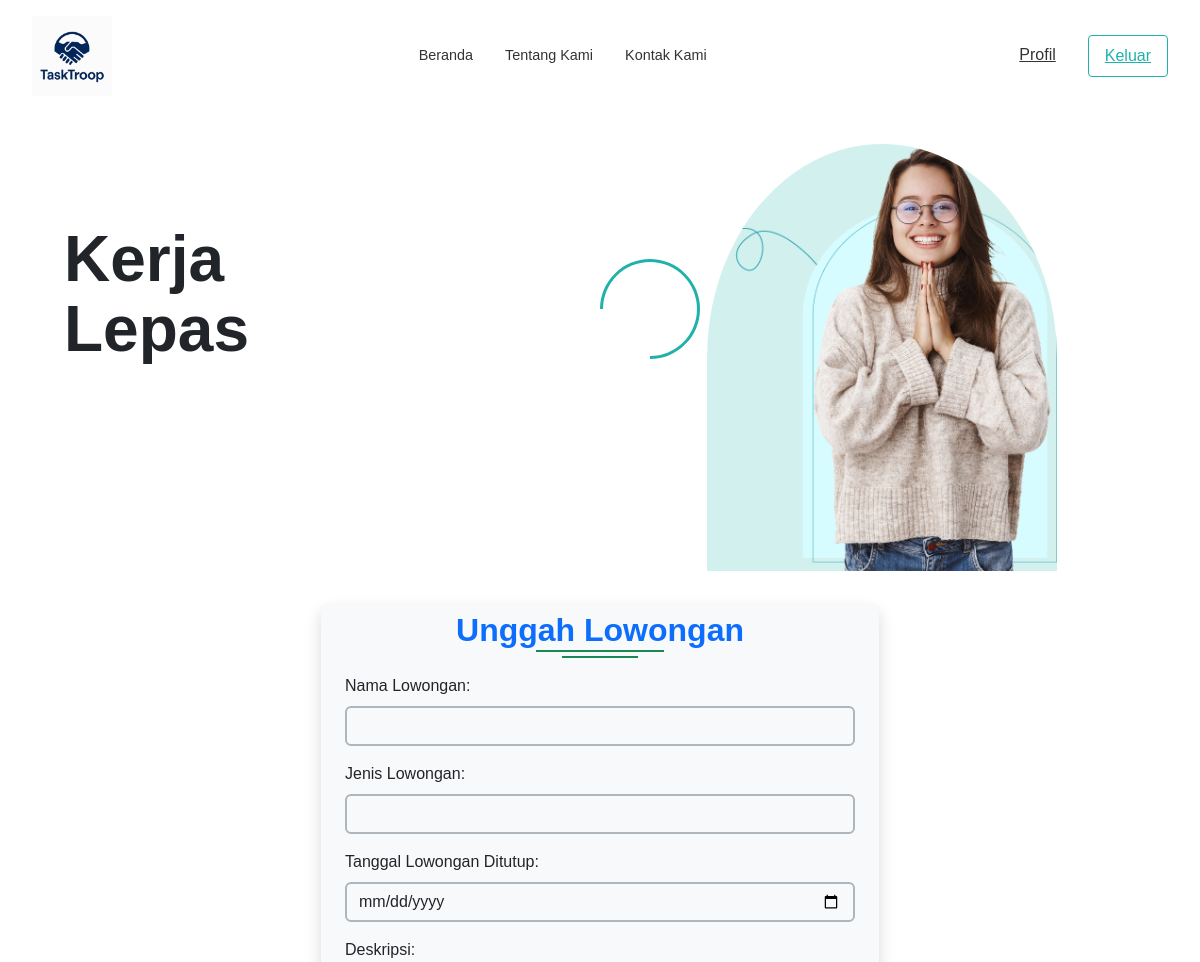
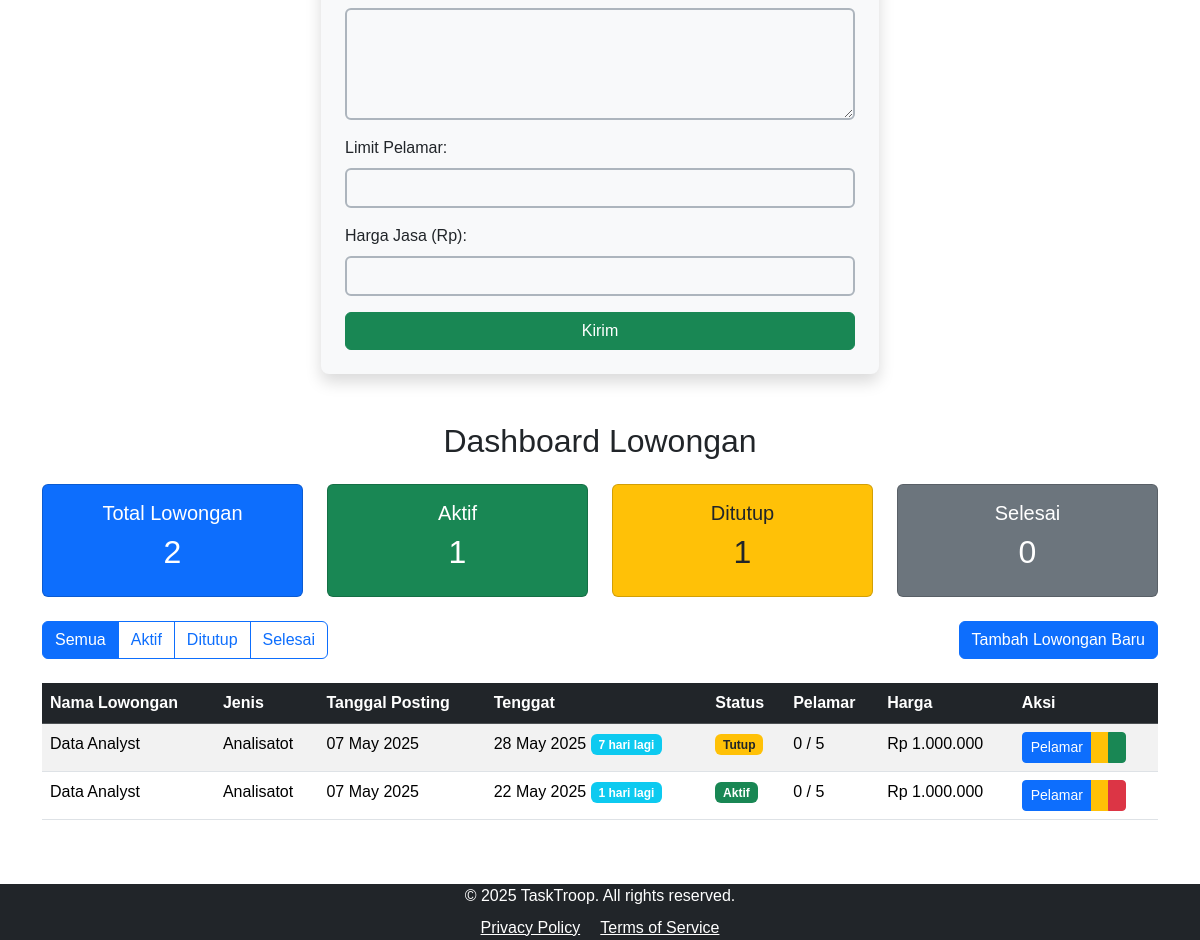
/index_poster.php (signed in), run on the app's committed database (2 pictures, top to bottom).
### tables this page shows
CREATE TABLE `lowongan` (
  `id_lowongan` bigint(20) UNSIGNED NOT NULL,
  `user_id` bigint(20) UNSIGNED NOT NULL,
  `jenis_lowongan` varchar(100) DEFAULT NULL,
  `nama_lowongan` varchar(255) DEFAULT NULL,
  `deskripsi` text DEFAULT NULL,
  `tanggal_unggah` datetime DEFAULT NULL,
  `tanggal_tutup` datetime DEFAULT NULL,
  `status_lowongan` varchar(50) DEFAULT NULL,
  `limit_pelamar` int(11) DEFAULT NULL,
  `jumlah_pelamar` int(11) DEFAULT 0,
  `harga_jasa` decimal(12,2) DEFAULT NULL,
  `created_at` timestamp NOT NULL DEFAULT current_timestamp(),
  `updated_at` timestamp NOT NULL DEFAULT current_timestamp() ON UPDATE current_timestamp()
);

### index_poster.php (the view, shortened to what this page needs)
<?php
include 'connection_db.php';
$status_filter = isset($_GET['status']) ? $_GET['status'] : 'all';
$status_condition = "";
$sql = "SELECT id_lowongan, nama_lowongan, jenis_lowongan, tanggal_unggah, tanggal_tutup,
               status_lowongan, limit_pelamar, jumlah_pelamar, harga_jasa
        FROM lowongan
        WHERE user_id = ? $status_condition
        ORDER BY tanggal_unggah DESC";
$stmt = $conn->prepare($sql);
$stmt->bind_param("i", $_SESSION['user_id']);
$stmt->execute();
$result = $stmt->get_result();
$total_lowongan = $result->num_rows;
$sql_stats = "SELECT status_lowongan, COUNT(*) as status_count
              FROM lowongan
              WHERE user_id = ?
              GROUP BY status_lowongan";
$stmt_stats = $conn->prepare($sql_stats);
$stmt_stats->bind_param("i", $_SESSION['user_id']);
$stmt_stats->execute();
$result_stats = $stmt_stats->get_result();
$status_counts = [
    'aktif' => 0,
    'tutup' => 0,
    'selesai' => 0
];
while ($stat = $result_stats->fetch_assoc()) {
    $status_counts[$stat['status_lowongan']] = $stat['status_count'];
}
function formatRupiah($angka) {
    return 'Rp ' . number_format($angka, 0, ',', '.');
}
function formatTanggal($tanggal) {
    $date = new DateTime($tanggal);
    return $date->format('d M Y');
}
function hitungSisaHari($tanggal_tutup) {
    $sekarang = new DateTime();
    $tutup = new DateTime($tanggal_tutup);
    $selisih = $sekarang->diff($tutup);
    return $selisih->days . ' hari lagi';
}
?>
<!DOCTYPE html>
<html lang="en">
<head>
  <link href="https://cdn.jsdelivr.net/npm/bootstrap@5.3.2/dist/css/bootstrap.min.css" rel="stylesheet">
</head>
<body>
  <nav class="navbar">
    <div class="nav-logo">
      <img src="asset/img/logo1.png" alt="Logo">
    </div>
    <div class="nav-links">
      <a href="index_poster.php">Beranda</a>
      <a href="about3.php">Tentang Kami</a>
      <a href="contact.php">Kontak Kami</a>
    </div>
    <div class="nav-buttons">
      <a href="profil_poster.php" class="profil">Profil</a>
      <a href="logout.php" class="keluar">Keluar</a>
    </div>
  </nav>
  <div class="hero">
    <div class="hero-content">
      <h1 class="hero-title">Kerja<br>Lepas</h1>
      <div class="swirl"></div>
    </div>
    <div class="hero-image">
      <img src="asset/img/smilling.png" alt="Orang Tersenyum">
    </div>
  </div>
<section class="container mx-auto row">
  <div class="bg-light col-12 col-md-6 mx-auto shadow p-2 px-4 rounded-3" id="form-lowongan">
    <h2 class="text-center fw-semibold text-primary p-0 m-0">Unggah Lowongan</h2>
    <div class="w-100 mb-1">
      <div class="border-success border-2 w-25 border-top mx-auto"></div>
    </div>
    <div class="w-100 mb-3">
      <div class="border-success border-2 border-top mx-auto" style="width:15%"></div>
    </div>
    <form action="submit_lowongan.php" method="POST" enctype="multipart/form-data">
      <div class="mb-3">
        <label for="nama" class="form-label fw-medium">Nama Lowongan:</label>
        <input type="text" class="form-control border-2 border-dark-subtle bg-body-tertiary"
               name="nama_lowongan" required id="nama" aria-describedby="namahelp">
      </div>
      <div class="mb-3">
        <label for="jenis" class="form-label fw-medium">Jenis Lowongan:</label>
        <input type="text" class="form-control border-2 border-dark-subtle bg-body-tertiary"
               name="jenis_lowongan" required id="jenis" aria-describedby="jenishelp">
      </div>
      <div class="mb-3">
        <label for="tanggal_tutup" class="form-label fw-medium">Tanggal Lowongan Ditutup:</label>
        <input type="date" class="form-control border-2 border-dark-subtle bg-body-tertiary"
               name="tanggal_tutup" id="tanggal_tutup" required>
      </div>
      <div class="mb-3">
        <label for="deskripsi" class="form-label fw-medium">Deskripsi:</label>
        <textarea class="form-control border-2 border-dark-subtle bg-body-tertiary"
                  name="deskripsi" id="deskripsi" rows="4" required></textarea>
      </div>
      <div class="mb-3">
        <label for="limit_pelamar" class="form-label fw-medium">Limit Pelamar:</label>
        <input type="number" class="form-control border-2 border-dark-subtle bg-body-tertiary"
               name="limit_pelamar" id="limit_pelamar" required min="1">
      </div>
      <div class="mb-3">
        <label for="harga_jasa" class="form-label fw-medium">Harga Jasa (Rp):</label>
        <input type="number" class="form-control border-2 border-dark-subtle bg-body-tertiary"
               name="harga_jasa" id="harga_jasa" required min="0" step="0.01">
      </div>
      <button type="submit" class="btn btn-success mb-3 w-100">Kirim</button>
    </form>
  </div>
</section>
<div class="container py-5">
    <h2 class="text-center mb-4">Dashboard Lowongan</h2>
    <div class="row mb-4">
        <div class="col-md-3">
            <div class="card bg-primary text-white">
                <div class="card-body text-center">
                    <h5>Total Lowongan</h5>
                    <h2><?php echo $total_lowongan; ?></h2>
                </div>
            </div>
        </div>
        <div class="col-md-3">
            <div class="card bg-success text-white">
                <div class="card-body text-center">
                    <h5>Aktif</h5>
                    <h2><?php echo $status_counts['aktif']; ?></h2>
                </div>
            </div>
        </div>
        <div class="col-md-3">
            <div class="card bg-warning text-dark">
                <div class="card-body text-center">
                    <h5>Ditutup</h5>
                    <h2><?php echo $status_counts['tutup']; ?></h2>
                </div>
            </div>
        </div>
        <div class="col-md-3">
            <div class="card bg-secondary text-white">
                <div class="card-body text-center">
                    <h5>Selesai</h5>
                    <h2><?php echo $status_counts['selesai']; ?></h2>
                </div>
            </div>
        </div>
    </div>
    <div class="row mb-4">
        <div class="col-md-6">
            <div class="btn-group" role="group">
                <a href="?status=all" class="btn btn-outline-primary <?php echo $status_filter == 'all' ? 'active' : ''; ?>">Semua</a>
                <a href="?status=aktif" class="btn btn-outline-primary <?php echo $status_filter == 'aktif' ? 'active' : ''; ?>">Aktif</a>
                <a href="?status=tutup" class="btn btn-outline-primary <?php echo $status_filter == 'tutup' ? 'active' : ''; ?>">Ditutup</a>
                <a href="?status=selesai" class="btn btn-outline-primary <?php echo $status_filter == 'selesai' ? 'active' : ''; ?>">Selesai</a>
            </div>
        </div>
        <div class="col-md-6 text-end">
            <a href="#form-lowongan" class="btn btn-primary"><i class="fas fa-plus"></i> Tambah Lowongan Baru</a>
        </div>
    </div>
    <div class="table-responsive">
        <table class="table table-striped table-hover">
            <thead class="table-dark">
                <tr>
                    <th>Nama Lowongan</th>
                    <th>Jenis</th>
                    <th>Tanggal Posting</th>
                    <th>Tenggat</th>
                    <th>Status</th>
                    <th>Pelamar</th>
                    <th>Harga</th>
                    <th>Aksi</th>
                </tr>
            </thead>
            <tbody>
                <?php if ($result->num_rows > 0): ?>
                    <?php while ($row = $result->fetch_assoc()): ?>
                        <tr>
                            <td><?php echo htmlspecialchars($row['nama_lowongan']); ?></td>
                            <td><?php echo htmlspecialchars($row['jenis_lowongan']); ?></td>
                            <td><?php echo formatTanggal($row['tanggal_unggah']); ?></td>
                            <td>
                                <?php echo formatTanggal($row['tanggal_tutup']); ?>
                                <span class="badge bg-info"><?php echo hitungSisaHari($row['tanggal_tutup']); ?></span>
                            </td>
                            <td>
                                <?php
                                    $badge_class = '';
                                    switch($row['status_lowongan']) {
                                        case 'aktif':
                                            $badge_class = 'bg-success';
                                            break;
                                        case 'tutup':
                                            $badge_class = 'bg-warning text-dark';
                                            break;
                                    }
                                ?>
                                <span class="badge <?php echo $badge_class; ?>"><?php echo ucfirst($row['status_lowongan']); ?></span>
                            </td>
                            <td>
                                <?php echo $row['jumlah_pelamar']; ?> /
                                <?php echo $row['limit_pelamar'] > 0 ? $row['limit_pelamar'] : '∞'; ?>
                            </td>
                            <td><?php echo formatRupiah($row['harga_jasa']); ?></td>
                            <td>
                                <div class="btn-group" role="group">
                                    <a href="riwayat_unggah.php?id_lowongan=<?php echo $row['id_lowongan']; ?>" class="btn btn-sm btn-primary">
                                        <i class="fas fa-users"></i> Pelamar
                                    </a>
                                    <a href="edit_lowongan.php?id_lowongan=<?php echo $row['id_lowongan']; ?>" class="btn btn-sm btn-warning">
                                    </a>
                                    <?php if ($row['status_lowongan'] == 'aktif'): ?>
                                        <a href="change_status.php?id_lowongan=<?php echo $row['id_lowongan']; ?>&action=tutup"
                                           class="btn btn-sm btn-danger"
                                           onclick="return confirm('Yakin ingin menutup lowongan ini?')">
                                        </a>
                                    <?php elseif ($row['status_lowongan'] == 'tutup'): ?>
                                        <a href="change_status.php?id_lowongan=<?php echo $row['id_lowongan']; ?>&action=aktif"
                                           class="btn btn-sm btn-success"
                                           onclick="return confirm('Yakin ingin mengaktifkan kembali lowongan ini?')">
                                        </a>
                                    <?php endif; ?>
                                </div>
                            </td>
                        </tr>
                    <?php endwhile; ?>
                <?php else: ?>
                    <tr>
                        <td colspan="8" class="text-center">Belum ada lowongan yang dibuat</td>
                    </tr>
                <?php endif; ?>
            </tbody>
        </table>
    </div>
</div>
<footer class="bg-dark text-white">
  <div class="container text-center">
    <p class="mb-0">&copy; 2025 TaskTroop. All rights reserved.</p>
    <div class="mt-2">
      <a href="#" class="text-white me-3">Privacy Policy</a>
      <a href="#" class="text-white">Terms of Service</a>
    </div>
  </div>
</footer>
</body>
</html>

### index_poster.php (style rules this page uses)
body { background-color: #FFFFFF; font-family: Arial, sans-serif; display: contents; flex-direction: column; align-items: center; justify-content: center; min-height: 100vh; }
.navbar { display: flex; justify-content: space-between; align-items: center; padding: 1rem 2rem; background-color: white; }
.nav-logo { display: flex; align-items: center; }
.nav-logo img { width: 80px; height: 80px; margin-right: 10px; }
.nav-links { display: flex; gap: 2rem; }
.nav-links a { text-decoration: none; color: #333; font-size: 0.9rem; }
.nav-buttons { display: flex; gap: 1rem; }
.profil { padding: 0.5rem 1rem; border: none; background: transparent; color: #333; cursor: pointer; }
.keluar { padding: 0.5rem 1rem; border: 1px solid #20b2aa; border-radius: 4px; background: transparent; color: #20b2aa; cursor: pointer; }
.hero { display: flex; justify-content: space-between; padding: 2rem 4rem; position: relative; overflow: hidden; }
.hero-content { width: 50%; padding-top: 5rem; }
.hero-title { font-size: 4rem; font-weight: bold; line-height: 1.1; margin-bottom: 2rem; }
.hero-image { width: 40%; position: relative; }
.hero-image img { width: 100%; max-width: 350px; height: auto; border-radius: 50% 50% 0 0; background-color: rgba(32, 178, 171, 0.2); }
.swirl { position: absolute; top: 30%; left: 50%; width: 100px; height: 100px; border: 3px solid #20b2aa; border-radius: 50%; border-left-color: transparent; transform: rotate(-45deg); }

### data on the page
lowongan: nama_lowongan "Data Analyst", jenis_lowongan "Analisatot", tanggal_unggah "07 May 2025", tanggal_tutup "28 May 2025", tanggal_tutup "7 hari lagi", status_lowongan "Tutup", jumlah_pelamar "0", limit_pelamar "5", harga_jasa "Rp 1.000.000"
lowongan: nama_lowongan "Data Analyst", jenis_lowongan "Analisatot", tanggal_unggah "07 May 2025", tanggal_tutup "22 May 2025", tanggal_tutup "1 hari lagi", status_lowongan "Aktif", jumlah_pelamar "0", limit_pelamar "5", harga_jasa "Rp 1.000.000"

### other printed values
$total_lowongan "2"
$status_counts['aktif'] "1"
$status_counts['tutup'] "1"
$status_counts['selesai'] "0"
